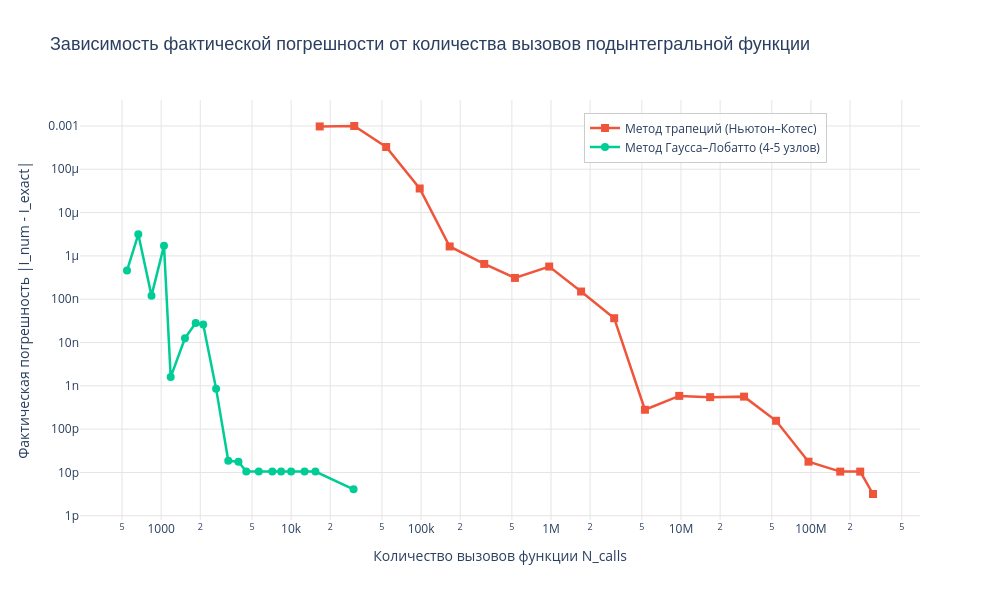

Notebook code cell kept with this figure:
### Code cell
# ---------------------------------------------------------------------
# График 2: Эффективность методов (погрешность от числа вызовов)
# ---------------------------------------------------------------------
fig2 = go.Figure()

fig2.add_trace(go.Scatter(
    x=trap_df["func_calls"],
    y=trap_df["error"],
    mode="lines+markers",
    name="Метод трапеций (Ньютон–Котес)",
    line=dict(color="#EF553B", width=2.5),
    marker=dict(size=8, symbol="square")
))

fig2.add_trace(go.Scatter(
    x=lob_df["func_calls"],
    y=lob_df["error"],
    mode="lines+markers",
    name="Метод Гаусса–Лобатто (4-5 узлов)",
    line=dict(color="#00CC96", width=2.5),
    marker=dict(size=8, symbol="circle")
))

fig2.update_layout(
    title=dict(
        text="Зависимость фактической ошибки от вычислительных затрат",
        font=dict(size=18, family="Arial")
    ),
    xaxis=dict(
        title="Число вызовов функции N_calls",
        type="log",
        showgrid=True,
        gridcolor="#E5E5E5",
        tickformat=".1e"
    ),
    yaxis=dict(
        title="Фактическая погрешность |I_num - I_exact|",
        type="log",
        showgrid=True,
        gridcolor="#E5E5E5",
        tickformat=".1e"
    ),
    template="plotly_white",
    legend=dict(x=0.6, y=0.97, bgcolor="rgba(255,255,255,0.85)", bordercolor="#CCCCCC", borderwidth=1),
    width=1000,
    height=600
)

fig2.write_image("../data/error_vs_calls.png", scale=2)
fig2.show()

### Figure 1 — Plotly figure (JSON) as saved in the notebook; plotly's stock layout.template omitted (floating-point values rounded to 4 significant figures)
{"data": [{"line": {"color": "#EF553B", "width": 2.5}, "marker": {"size": 8, "symbol": "square"}, "mode": "lines+markers", "name": "Метод трапеций (Ньютон–Котес)", "type": "scatter", "x": [16599, 30601, 53899, 97607, 166023, 306231, 527655, 968271, 1703563, 3062405, 5278389, 9691437, 16771333, 30584753, 53925723, 95751423, 168101765, 239458855, 300319045], "y": [0.0009749, 0.000998, 0.0003269, 3.596e-05, 1.652e-06, 6.52e-07, 3.101e-07, 5.67e-07, 1.505e-07, 3.64e-08, 2.806e-10, 5.862e-10, 5.489e-10, 5.634e-10, 1.56e-10, 1.774e-11, 1.046e-11, 1.046e-11, 3.183e-12]}, {"line": {"color": "#00CC96", "width": 2.5}, "marker": {"size": 8, "symbol": "circle"}, "mode": "lines+markers", "name": "Метод Гаусса–Лобатто (4-5 узлов)", "type": "scatter", "x": [546, 667, 843, 1052, 1184, 1525, 1844, 2108, 2647, 3285, 3934, 4517, 5639, 7168, 8378, 10006, 12690, 15385, 30235], "y": [4.578e-07, 3.147e-06, 1.21e-07, 1.726e-06, 1.59e-09, 1.259e-08, 2.822e-08, 2.612e-08, 8.617e-10, 1.864e-11, 1.774e-11, 1.046e-11, 1.046e-11, 1.046e-11, 1.046e-11, 1.046e-11, 1.046e-11, 1.046e-11, 4.093e-12]}], "layout": {"height": 600, "legend": {"bgcolor": "rgba(255,255,255,0.85)", "bordercolor": "#CCCCCC", "borderwidth": 1, "x": 0.6, "y": 0.97}, "title": {"font": {"family": "Arial", "size": 18}, "text": "Зависимость фактической погрешности от количества вызовов подынтегральной функции"}, "width": 1000, "xaxis": {"gridcolor": "#E5E5E5", "showgrid": true, "title": {"text": "Количество вызовов функции N_calls"}, "type": "log"}, "yaxis": {"gridcolor": "#E5E5E5", "showgrid": true, "title": {"text": "Фактическая погрешность |I_num - I_exact|"}, "type": "log"}}}
